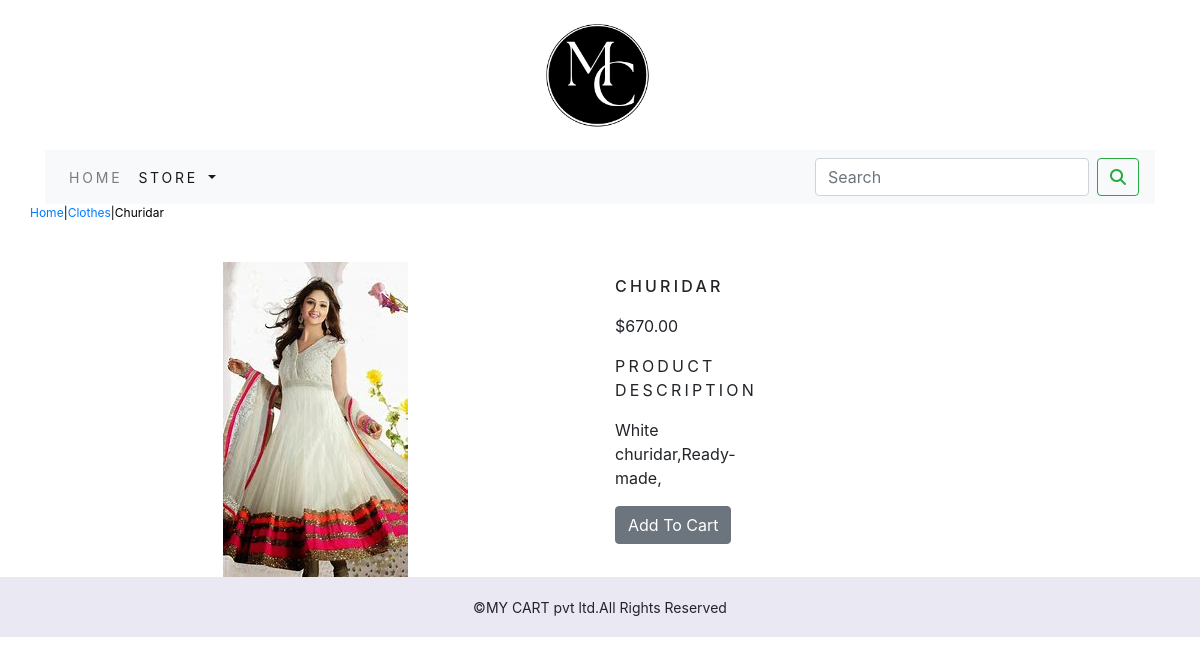
The app's page /shop/clothes/churidar/ with its own data.
### shop/models.py (models this page shows, shortened)
class Product(models.Model):
    name = models.CharField(max_length=250, unique=True)
    slug = models.SlugField(max_length=250, unique=True)
    description = models.TextField(blank=True)
    price = models.DecimalField(max_digits=20,decimal_places=2)
    category = models.ForeignKey(Category,on_delete=models.CASCADE)
    image = models.ImageField(upload_to='product', blank=True)
    stock = models.IntegerField()
    available = models.BooleanField(default=True)
    created = models.DateTimeField(auto_now_add=True)
    updated = models.DateTimeField(auto_now=True)
    class Meta:
        ordering = ('name',)
        verbose_name = 'product'
        verbose_name_plural = 'products'

class Category(models.Model):
    name = models.CharField(max_length=250,unique=True)
    slug = models.SlugField(max_length=250, unique=True)
    description = models.TextField(blank=True)
    image = models.ImageField(upload_to='category',blank=True)
    class Meta:
        ordering = ('name',)
        verbose_name = 'category'
        verbose_name_plural = 'categories'
    def get_url(self):
        return reverse('shop:products_by_category', args=[self.slug])
    def __str__(self):
        return '{}'.format(self.name)

### shop/views.py (the view)
# urls.py: path('<slug:c_slug>/<slug:product_slug>/',views.proDetail,name='ProdCatdetail')
def proDetail(request,c_slug,product_slug):
    try:
        product = Product.objects.get(category__slug=c_slug,slug=product_slug)
    except Exception as e:
        raise e
    return render(request,'product.html',{'product':product})

### cart/context_processors.py (called while the page is built)
def counter(request):
    item_count = 0
    if 'admin' in request.path:
        return{}
    else:
        try:
            cart = Cart.objects.filter(cart_id=_cart_id(request))
            cart_items = CartItem.objects.all().filter(cart=cart[:1])
            for cart_item in cart_items:
                item_count += cart_item.quantity
        except Cart.DoesNotExist:
            item_count = 0
    return dict(item_count=item_count)

### cart/views.py (called while the page is built)
def _cart_id(request):
    cart = request.session.session_key
    if not cart:
        cart = request.session.create()
    return cart

### shop/context_processors.py (called while the page is built)
def menu_links(request):
    links = Category.objects.all()
    return dict(links=links)

### templates/product.html (shortened to what this page needs)
{% extends 'base.html' %}
{% load static %}
{% block content %}
<div class="row my_prod_row_class">
    <div class="mx_auto">
        <p><a href="{% url 'shop:allProdCat' %}">Home</a>|<a href="{{product.category.get_url}}">{{product.category}}</a>|{{product.name}}</p>
    </div>
</div>
<br>
<div class="row">
    <div class="col-12 col-sm-12 col-md-12 col-lg-6 text-center">
        <div style="min-width:18rem;">
            <img src="{{product.image.url}}" alt="{{product.name}}">
        </div>
    </div>
    <div>
        <div class="col-12 col-sm-12 col-md-12 col-lg-6">
            <h1 class="my_prod_title">{{product.name}}</h1>
            <p>${{product.price}}</p>
            <p class="my_title">Product Description</p>
            <p class="text-justify my_prod_text">{{product.description}}</p>
            {% if product.stock <= 0 %}
            <p class="text-justify my_prod_text"><b>Out Of Stock</b></p>
            {% else %}
            <a class="btn btn-secondary" href="{% url 'cart:add_cart' product.id %}">Add To Cart</a>
            {% endif %}
        </div>
    </div>
</div>
{% endblock %}

### static/css/custom.css (style rules this page uses)
body { font-family: 'Raleway', sans-serif; }
.my_title { font-size:16px; text-transform:uppercase; letter-spacing:.2em; }
.my_prod_row_class .mx_auto { color:#000; font-size:12px; text-decoration:none; }
.my_prod_title { font-size:16px; text-transform:uppercase; letter-spacing:.2em; padding-top:15px; padding-bottom:10px; }
.my_prod_text { padding-right:20px; }

### records on screen
Product: category "Clothes", name "Churidar", image (picture), name "CHURIDAR", price "670.00", description "White churidar,Ready-made,"
